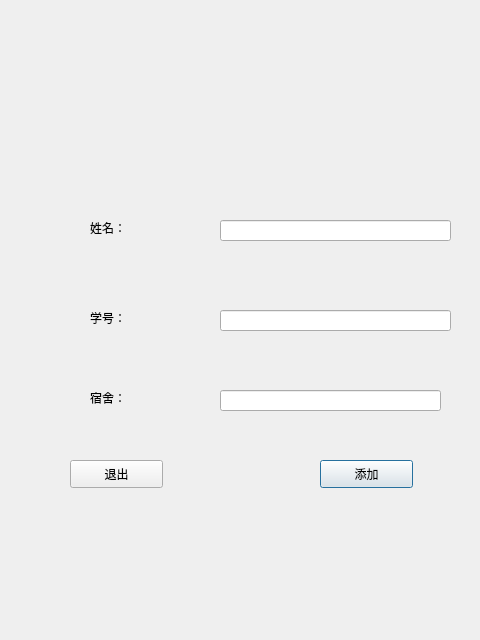
<?xml version="1.0" encoding="UTF-8"?>
<ui version="4.0">
 <class>Add</class>
 <widget class="QDialog" name="Add">
  <property name="geometry">
   <rect>
    <x>0</x>
    <y>0</y>
    <width>480</width>
    <height>640</height>
   </rect>
  </property>
  <property name="windowTitle">
   <string>Dialog</string>
  </property>
  <widget class="QPushButton" name="pushButton">
   <property name="geometry">
    <rect>
     <x>320</x>
     <y>460</y>
     <width>93</width>
     <height>28</height>
    </rect>
   </property>
   <property name="text">
    <string>添加</string>
   </property>
  </widget>
  <widget class="QPushButton" name="pushButton_2">
   <property name="geometry">
    <rect>
     <x>70</x>
     <y>460</y>
     <width>93</width>
     <height>28</height>
    </rect>
   </property>
   <property name="text">
    <string>退出</string>
   </property>
  </widget>
  <widget class="QLineEdit" name="lineEdit">
   <property name="geometry">
    <rect>
     <x>220</x>
     <y>390</y>
     <width>221</width>
     <height>21</height>
    </rect>
   </property>
  </widget>
  <widget class="QLineEdit" name="lineEdit_2">
   <property name="geometry">
    <rect>
     <x>220</x>
     <y>310</y>
     <width>231</width>
     <height>21</height>
    </rect>
   </property>
  </widget>
  <widget class="QLineEdit" name="lineEdit_3">
   <property name="geometry">
    <rect>
     <x>220</x>
     <y>220</y>
     <width>231</width>
     <height>21</height>
    </rect>
   </property>
  </widget>
  <widget class="QLabel" name="label">
   <property name="geometry">
    <rect>
     <x>90</x>
     <y>220</y>
     <width>72</width>
     <height>15</height>
    </rect>
   </property>
   <property name="text">
    <string>姓名：</string>
   </property>
  </widget>
  <widget class="QLabel" name="label_2">
   <property name="geometry">
    <rect>
     <x>90</x>
     <y>310</y>
     <width>72</width>
     <height>15</height>
    </rect>
   </property>
   <property name="text">
    <string>学号：</string>
   </property>
  </widget>
  <widget class="QLabel" name="label_3">
   <property name="geometry">
    <rect>
     <x>90</x>
     <y>390</y>
     <width>72</width>
     <height>15</height>
    </rect>
   </property>
   <property name="text">
    <string>宿舍：</string>
   </property>
  </widget>
 </widget>
 <resources/>
 <connections/>
</ui>
